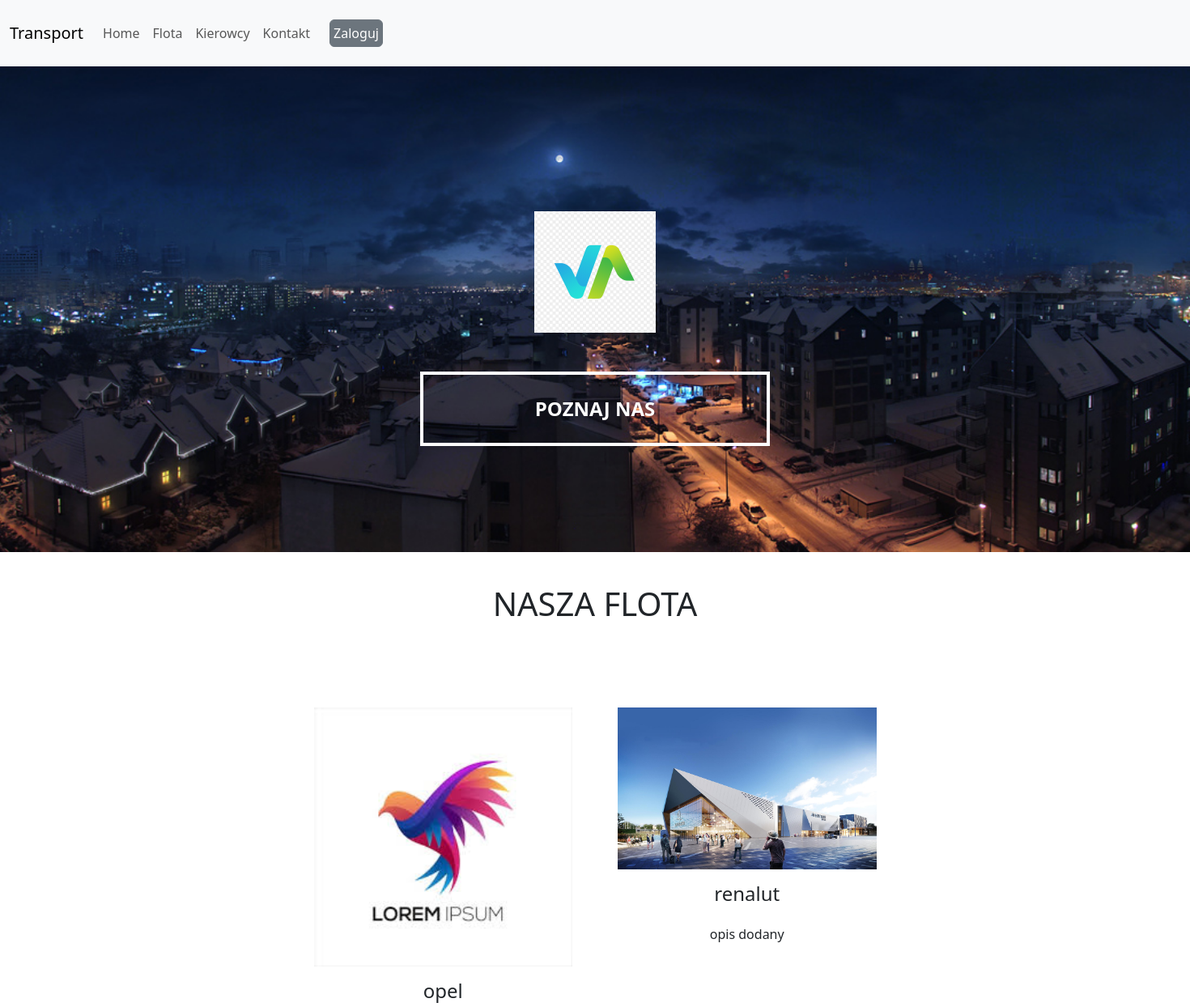
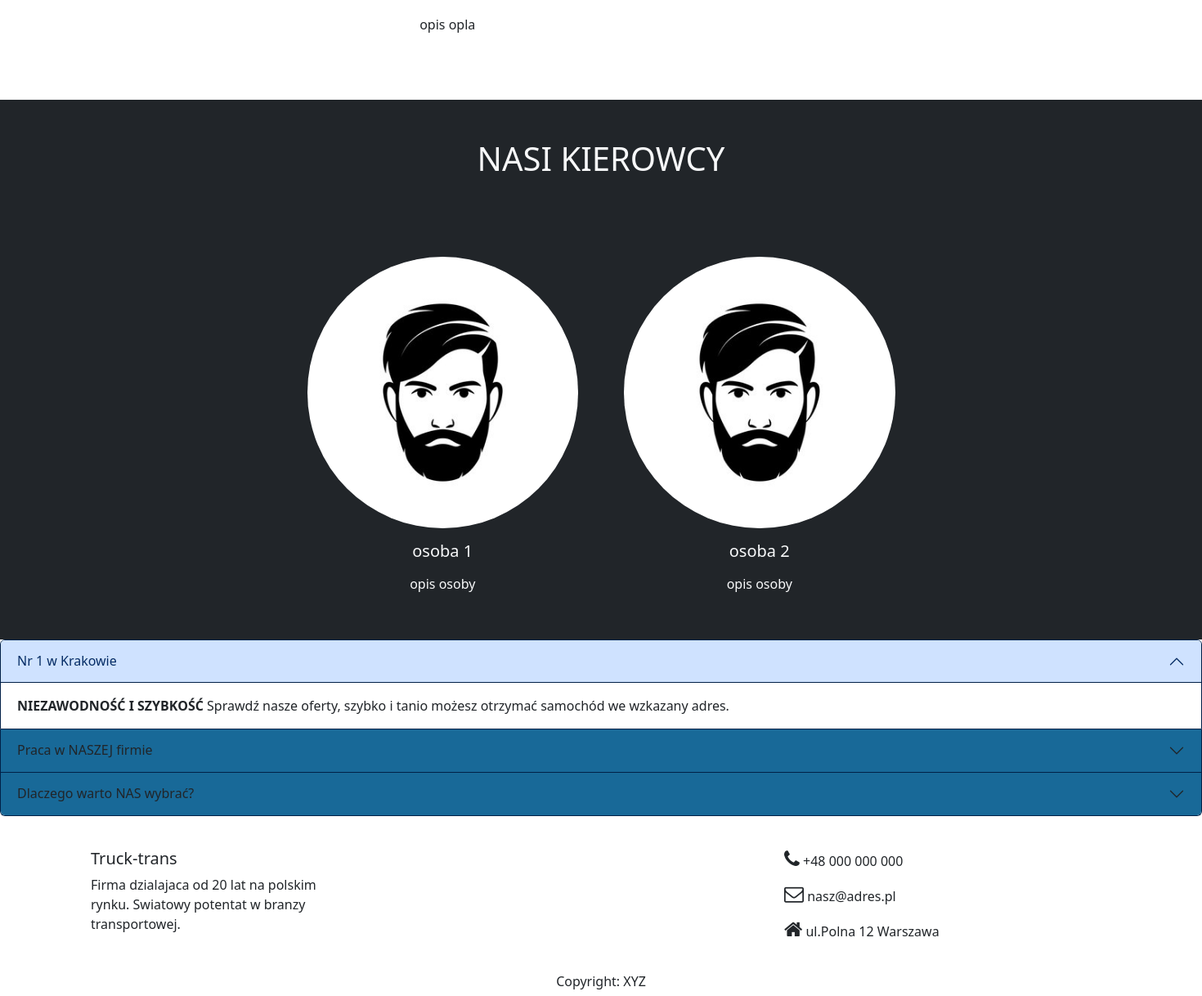
The page / on the database its author committed (2 pictures, top to bottom).
### tables this page shows
CREATE TABLE `trucks` (
  `id` int(11) NOT NULL,
  `name` varchar(50) NOT NULL,
  `photo_url` text NOT NULL,
  `description` text NOT NULL,
  `driver_id` int(11) NOT NULL
);

CREATE TABLE `drivers` (
  `id` int(11) NOT NULL,
  `name` varchar(50) NOT NULL,
  `photo_url` text NOT NULL,
  `description` text NOT NULL
);

### admin/functions.php (called while the page is built, shortened)
<?php
require_once('sql_connect.php');
function generate_cards($param)
{
    global $mysqli;
    if ($param == "trucks") {
        $sql = "SELECT name, photo_url,description FROM trucks";
    } else {
        $sql = "SELECT name, photo_url,description FROM drivers";
    }
    $result = $mysqli->query($sql);
    $rows = $result->fetch_all(MYSQLI_ASSOC);
    return $rows;
}

### index.php (the view, shortened to what this page needs)
<?php
require_once('admin/functions.php');
?>
<html lang="en">
<head>
    <link rel="stylesheet" href="css/style2.css" />
    <link
        href="https://cdn.jsdelivr.net/npm/bootstrap@5.3.3/dist/css/bootstrap.min.css"
        rel="stylesheet"
 />
    <link
        rel="stylesheet"
        href="https://cdnjs.cloudflare.com/ajax/libs/font-awesome/4.7.0/css/font-awesome.min.css" />
</head>
<body>
    <nav class="navbar navbar-expand-lg navbar-light bg-body-tertiary">
        <div class="container-fluid">
            <a class="navbar-brand" href="#">Transport</a>
            <div class="collapse navbar-collapse" id="navbarNav">
                <ul class="navbar-nav ml-auto">
                    <li class="nav-item active">
                        <a class="nav-link" href="#">Home <span class="sr-only">(current)</span></a>
                    </li>
                    <li class="nav-item">
                        <a class="nav-link" onclick="smoothScroll('#trucks')">Flota</a>
                    </li>
                    <li class="nav-item">
                        <a class="nav-link" onclick="smoothScroll('#drivers')">Kierowcy</a>
                    </li>
                    <li class="nav-item">
                        <a class="nav-link" onclick="smoothScroll('footer')">Kontakt</a>
                    </li>
                </ul>
                <div class="col-12 d-flex  justify-content-left p-3 ml-auto">
                    <a class="btn btn-secondary p-1 ml-auto" href="admin/login.html">Zaloguj</a>
                </div>
            </div>
        </div>
    </nav>
    <header class="masthead">
        <div class="container h-100">
            <div class="row h-100 align-items-center">
                <div class="col-12 text-center">
                    <div class="im1 p-5 ">
                        <a>
                            <img class="img-fluid isi" src="assets/logo.png" alt="logo" width="150" height="150">
                        </a>
                    </div>
                    <button class="col-lg-4 col-sm-10 p-4" onclick="smoothScroll('#trucks')">POZNAJ NAS</button>
                </div>
            </div>
        </div>
    </header>
    <section id="trucks">
        <div class="container-fluid">
            <div class="row">
                <div class="col-12">
                    <h1 class="text-center p-4 mb-3 mt-3">NASZA FLOTA</h1>
                </div>
            </div>
            <div class="row d-flex justify-content-center p-5">
                <?php
                $rows = generate_cards("trucks");
                foreach ($rows as $r) {
                    echo "<div class='col-lg-3 col-md-5 m-3'>
                    <div class='avatar mx-auto'>
                    <img src='admin/" . $r['photo_url'] . "'class='w-100' alt='truck'>
                    <div class='card-body'>
                    <h4 class = 'text-center p-3'>" . $r['name'] . "</h4>
                    <p class='text-center'>" . $r['description'] . "</p>
                    </div>
                    </div>
                    </div>
                    ";
                }
                ?>
            </div>
        </div>
    </section>
    <section id="drivers">
        <div class="container-fluid bg-dark">
            <div class="row">
                <div class="col-12 p-4">
                    <h1 class="text-center text-light p-4">NASI KIEROWCY</h1>
                </div>
            </div>
            <div class="row d-flex justify-content-center p-4">
                <?php
                $rows = generate_cards("drivers");
                foreach ($rows as $r) {
                    echo "<div class='col-lg-3 col-md-5 m-3'>
                    <div class='avatar mx-auto'>
                    <img src='admin/" . $r['photo_url'] . "' class='w-100 rounded-circle' alt='kierowca'>
                    </div>
                    <h5 class='font-weight-bold mt-3 mb-3 text-center text-light'>" . $r['name'] . "</h5>
                    <p class='text-light text-center'>" . $r['description'] . "</p>
                    </div>
                    ";
                }
                ?>
            </div>
        </div>
    </section>
    <div class="accordion" id="accordionExample">
        <div class="accordion-item">
            <h2 class="accordion-header">
                <button class="accordion-button" type="button" data-bs-toggle="collapse" data-bs-target="#collapseOne" aria-expanded="true" aria-controls="collapseOne">
                    Nr 1 w Krakowie
                </button>
            </h2>
            <div id="collapseOne" class="accordion-collapse collapse show" data-bs-parent="#accordionExample">
                <div class="accordion-body">
                    <strong>NIEZAWODNOŚĆ I SZYBKOŚĆ</strong> Sprawdź nasze oferty, szybko i tanio możesz otrzymać samochód we wzkazany adres.
                </div>
            </div>
        </div>
        <div class="accordion-item">
            <h2 class="accordion-header">
                <button class="accordion-button collapsed" type="button" data-bs-toggle="collapse" data-bs-target="#collapseTwo" aria-expanded="false" aria-controls="collapseTwo">
                    Praca w NASZEJ firmie
                </button>
            </h2>
        </div>
        <div class="accordion-item">
            <h2 class="accordion-header">
                <button class="accordion-button collapsed" type="button" data-bs-toggle="collapse" data-bs-target="#collapseThree" aria-expanded="false" aria-controls="collapseThree">
                    Dlaczego warto NAS wybrać?
                </button>
            </h2>
        </div>
    </div>
    <footer class="page-footer font-small pt-3">
        <div class="container">
            <div class="row p-4 d-flex justify-content-between">
                <div class="col-lg-3">
                    <h5 class="font-weight-bold">Truck-trans</h5>
                    <p>
                        Firma dzialajaca od 20 lat na polskim rynku. Swiatowy potentat w branzy transportowej.
                    </p>
                </div>
                <div class="col-lg-4">
                    <p>
                        <i class="fa fa-phone pr-4" style="font-size:24px"></i> +48 000 000 000
                    </p>
                    <p>
                        <i class="fa fa-envelope-o pr-4" style="font-size:24px"></i> nasz@adres.pl
                    </p>
                    <p>
                        <i class="fa fa-home pr-4" style="font-size:24px"></i> ul.Polna 12 Warszawa
                    </p>
                </div>
            </div>
            <div class="row">
                <div class="col-lg-12">
                    <h6 class="text-center"> Copyright: XYZ</h6>
                </div>
            </div>
        </div>
    </footer>
</body>
</html>

### css/style2.css (style rules this page uses)
header { height: 75vh; min-height: 300px; background-image: url("../assets/Krakow.jpg"); background-size: cover; background-position: center; background-repeat: no-repeat; }
header button { border: 4px solid rgb(253, 253, 253); background-color: transparent; color: rgb(255, 255, 255); font-size: 24px; font-weight: bold; }
.img-fluid { height: 30px; opacity: 50; transition-duration: 1.25s; transform: rotate(-720deg); }
#accordionExample { --bs-accordion-btn-bg: rgb(24, 105, 152); --bs-accordion-border-color: rgb(1, 32, 71); }

### rows shown on the page
trucks: photo_url (picture), name "opel", description "opis opla"
trucks: photo_url (picture), name "renalut", description "opis dodany"
drivers: photo_url (picture), name "osoba 1", description "opis osoby"
drivers: photo_url (picture), name "osoba 2", description "opis osoby"
